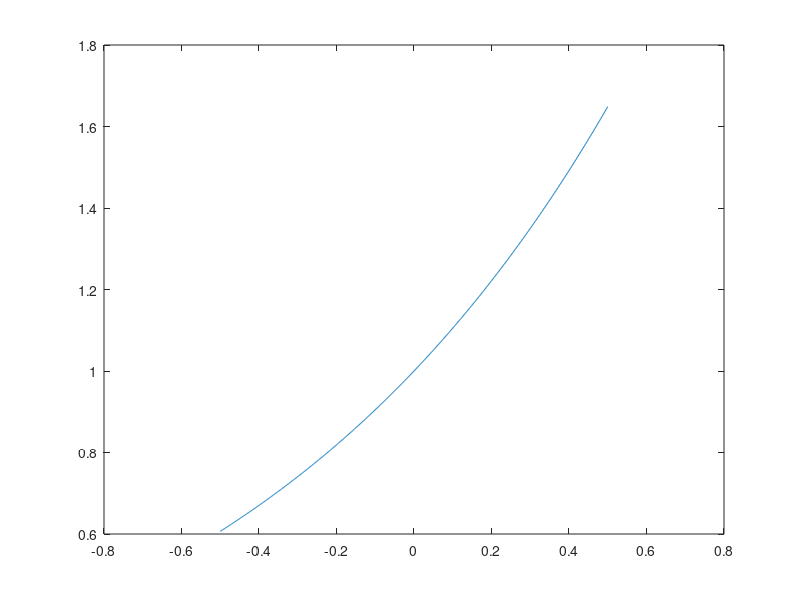

Write MATLAB code to recreate this figure.
warning('off', 'MATLAB:nearlySingularMatrix');
n=100;
x=linspace(-1,1,n);
y=exp(x);
v=vander(x);
p=v\y';
t=linspace(-1,1,1025.*n);
err=max(abs(polyval(p,t)-exp(t)));
disp(err);

myt = linspace(-0.5, 0.5, 1000);
plot(myt, polyval(p,myt));